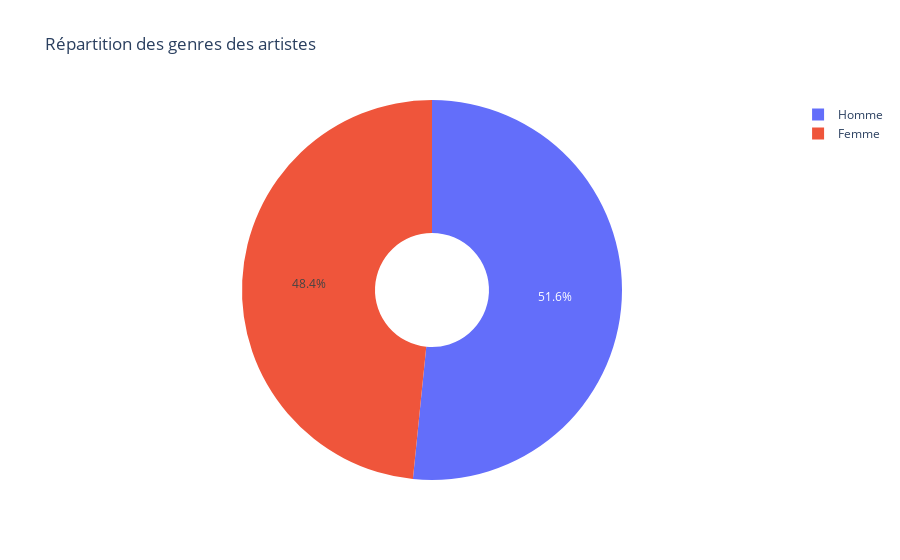

Notebook code cell kept with this figure:
### Code cell
labels = ['Homme','Femme']
values = [homme.count(), femme.count()]

fig = go.Figure(data=[go.Pie(labels=labels, values=values, hole=.3)])
fig.update_layout(title_text='Répartition des genres des artistes')
fig.show()

### Figure 1 — Plotly figure (JSON) as saved in the notebook; plotly's stock layout.template omitted (floating-point values rounded to 4 significant figures)
{"data": [{"hole": 0.3, "labels": ["Homme", "Femme"], "type": "pie", "values": [676, 634]}], "layout": {"title": {"text": "Répartition des genres des artistes"}}}
